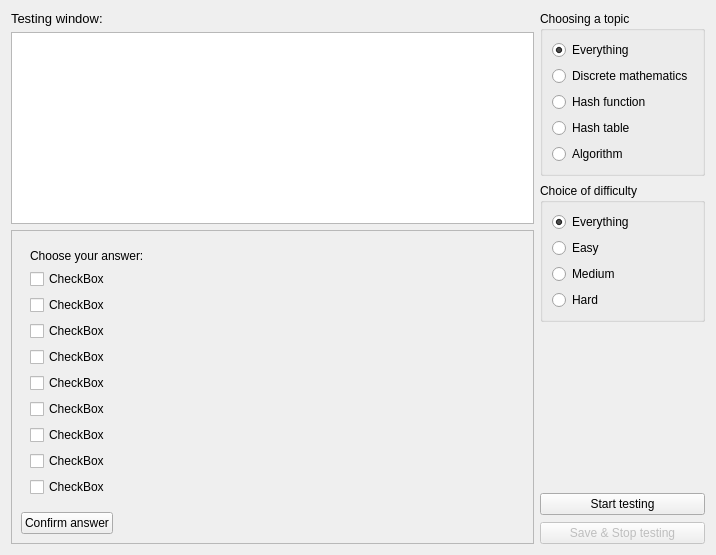
<?xml version="1.0" encoding="UTF-8"?>
<ui version="4.0">
 <class>TestingWidget</class>
 <widget class="QWidget" name="TestingWidget">
  <property name="geometry">
   <rect>
    <x>0</x>
    <y>0</y>
    <width>716</width>
    <height>545</height>
   </rect>
  </property>
  <property name="windowTitle">
   <string>Form</string>
  </property>
  <layout class="QHBoxLayout" name="horizontalLayout">
   <item>
    <layout class="QVBoxLayout" name="leftLayout">
     <item>
      <widget class="QLabel" name="lblTestingWindow">
       <property name="text">
        <string>&lt;html&gt;&lt;head/&gt;&lt;body&gt;&lt;p&gt;&lt;span style=&quot; font-size:10pt;&quot;&gt;Testing window:&lt;/span&gt;&lt;/p&gt;&lt;/body&gt;&lt;/html&gt;</string>
       </property>
       <property name="buddy">
        <cstring>m_testingTextBrowser</cstring>
       </property>
      </widget>
     </item>
     <item>
      <widget class="QTextBrowser" name="m_testingTextBrowser">
       <property name="sizePolicy">
        <sizepolicy hsizetype="MinimumExpanding" vsizetype="MinimumExpanding">
         <horstretch>0</horstretch>
         <verstretch>0</verstretch>
        </sizepolicy>
       </property>
       <property name="font">
        <font>
         <pointsize>16</pointsize>
        </font>
       </property>
      </widget>
     </item>
     <item>
      <widget class="QFrame" name="m_frmConfirm">
       <property name="frameShape">
        <enum>QFrame::StyledPanel</enum>
       </property>
       <property name="frameShadow">
        <enum>QFrame::Raised</enum>
       </property>
       <layout class="QVBoxLayout" name="verticalLayout_6">
        <item>
         <widget class="QStackedWidget" name="m_swInputData">
          <property name="sizePolicy">
           <sizepolicy hsizetype="Preferred" vsizetype="Fixed">
            <horstretch>0</horstretch>
            <verstretch>0</verstretch>
           </sizepolicy>
          </property>
          <property name="frameShape">
           <enum>QFrame::NoFrame</enum>
          </property>
          <property name="frameShadow">
           <enum>QFrame::Plain</enum>
          </property>
          <property name="lineWidth">
           <number>1</number>
          </property>
          <property name="currentIndex">
           <number>0</number>
          </property>
          <widget class="QWidget" name="m_wChoice">
           <layout class="QVBoxLayout" name="verticalLayout_5">
            <item>
             <widget class="QLabel" name="lblChoice">
              <property name="text">
               <string>Choose your answer:</string>
              </property>
             </widget>
            </item>
            <item>
             <widget class="QCheckBox" name="m_cbIndex0">
              <property name="text">
               <string>CheckBox</string>
              </property>
             </widget>
            </item>
            <item>
             <widget class="QCheckBox" name="m_cbIndex1">
              <property name="text">
               <string>CheckBox</string>
              </property>
             </widget>
            </item>
            <item>
             <widget class="QCheckBox" name="m_cbIndex2">
              <property name="text">
               <string>CheckBox</string>
              </property>
             </widget>
            </item>
            <item>
             <widget class="QCheckBox" name="m_cbIndex3">
              <property name="text">
               <string>CheckBox</string>
              </property>
             </widget>
            </item>
            <item>
             <widget class="QCheckBox" name="m_cbIndex4">
              <property name="text">
               <string>CheckBox</string>
              </property>
             </widget>
            </item>
            <item>
             <widget class="QCheckBox" name="m_cbIndex5">
              <property name="text">
               <string>CheckBox</string>
              </property>
             </widget>
            </item>
            <item>
             <widget class="QCheckBox" name="m_cbIndex6">
              <property name="text">
               <string>CheckBox</string>
              </property>
             </widget>
            </item>
            <item>
             <widget class="QCheckBox" name="m_cbIndex7">
              <property name="text">
               <string>CheckBox</string>
              </property>
             </widget>
            </item>
            <item>
             <widget class="QCheckBox" name="m_cbIndex8">
              <property name="text">
               <string>CheckBox</string>
              </property>
             </widget>
            </item>
           </layout>
          </widget>
          <widget class="QWidget" name="m_wIntegerInput">
           <layout class="QVBoxLayout" name="verticalLayout_3">
            <item>
             <widget class="QLabel" name="lblInteger">
              <property name="text">
               <string>Enter an integer number:</string>
              </property>
              <property name="buddy">
               <cstring>m_sbInteger</cstring>
              </property>
             </widget>
            </item>
            <item>
             <widget class="QSpinBox" name="m_sbInteger"/>
            </item>
           </layout>
          </widget>
          <widget class="QWidget" name="m_wDoubleInput">
           <layout class="QVBoxLayout" name="verticalLayout_4">
            <item>
             <widget class="QLabel" name="lblDouble">
              <property name="text">
               <string>Enter a fractional number:</string>
              </property>
              <property name="buddy">
               <cstring>m_sbInteger</cstring>
              </property>
             </widget>
            </item>
            <item>
             <widget class="QDoubleSpinBox" name="m_sbDouble"/>
            </item>
           </layout>
          </widget>
         </widget>
        </item>
        <item>
         <layout class="QHBoxLayout" name="confirmLayout">
          <item>
           <widget class="QPushButton" name="m_pbConfirm">
            <property name="text">
             <string>Confirm answer</string>
            </property>
           </widget>
          </item>
          <item>
           <spacer name="horizontalSpacer">
            <property name="orientation">
             <enum>Qt::Horizontal</enum>
            </property>
            <property name="sizeHint" stdset="0">
             <size>
              <width>40</width>
              <height>20</height>
             </size>
            </property>
           </spacer>
          </item>
         </layout>
        </item>
       </layout>
      </widget>
     </item>
    </layout>
   </item>
   <item>
    <layout class="QVBoxLayout" name="rightLayout">
     <property name="spacing">
      <number>7</number>
     </property>
     <property name="sizeConstraint">
      <enum>QLayout::SetDefaultConstraint</enum>
     </property>
     <property name="leftMargin">
      <number>0</number>
     </property>
     <property name="topMargin">
      <number>0</number>
     </property>
     <property name="rightMargin">
      <number>0</number>
     </property>
     <property name="bottomMargin">
      <number>0</number>
     </property>
     <item>
      <widget class="QGroupBox" name="m_gbTopics">
       <property name="minimumSize">
        <size>
         <width>0</width>
         <height>0</height>
        </size>
       </property>
       <property name="title">
        <string>Choosing a topic</string>
       </property>
       <layout class="QVBoxLayout" name="verticalLayout">
        <item>
         <widget class="QRadioButton" name="m_rbAllTopics">
          <property name="text">
           <string>Everything</string>
          </property>
          <property name="checked">
           <bool>true</bool>
          </property>
         </widget>
        </item>
        <item>
         <widget class="QRadioButton" name="m_rbDiscreteMathematics">
          <property name="text">
           <string>Discrete mathematics</string>
          </property>
          <property name="checked">
           <bool>false</bool>
          </property>
         </widget>
        </item>
        <item>
         <widget class="QRadioButton" name="m_rbHashFunction">
          <property name="text">
           <string>Hash function</string>
          </property>
         </widget>
        </item>
        <item>
         <widget class="QRadioButton" name="m_rbHashTable">
          <property name="text">
           <string>Hash table</string>
          </property>
         </widget>
        </item>
        <item>
         <widget class="QRadioButton" name="m_rbAlgorithm">
          <property name="text">
           <string>Algorithm</string>
          </property>
         </widget>
        </item>
       </layout>
      </widget>
     </item>
     <item>
      <widget class="QGroupBox" name="m_gbDifficulty">
       <property name="title">
        <string>Choice of difficulty</string>
       </property>
       <layout class="QVBoxLayout" name="verticalLayout_2">
        <item>
         <widget class="QRadioButton" name="m_rbAllDifficulties">
          <property name="text">
           <string>Everything</string>
          </property>
          <property name="checked">
           <bool>true</bool>
          </property>
         </widget>
        </item>
        <item>
         <widget class="QRadioButton" name="m_rbEasy">
          <property name="text">
           <string>Easy</string>
          </property>
         </widget>
        </item>
        <item>
         <widget class="QRadioButton" name="m_rbMedium">
          <property name="text">
           <string>Medium</string>
          </property>
         </widget>
        </item>
        <item>
         <widget class="QRadioButton" name="m_rbHard">
          <property name="text">
           <string>Hard</string>
          </property>
         </widget>
        </item>
       </layout>
      </widget>
     </item>
     <item>
      <spacer name="verticalSpacer">
       <property name="orientation">
        <enum>Qt::Vertical</enum>
       </property>
       <property name="sizeHint" stdset="0">
        <size>
         <width>20</width>
         <height>40</height>
        </size>
       </property>
      </spacer>
     </item>
     <item>
      <widget class="QPushButton" name="m_pbStart">
       <property name="text">
        <string>Start testing</string>
       </property>
      </widget>
     </item>
     <item>
      <widget class="QPushButton" name="m_pbStop">
       <property name="enabled">
        <bool>false</bool>
       </property>
       <property name="text">
        <string>Save &amp;&amp; Stop testing</string>
       </property>
      </widget>
     </item>
    </layout>
   </item>
  </layout>
 </widget>
 <tabstops>
  <tabstop>m_testingTextBrowser</tabstop>
  <tabstop>m_pbStart</tabstop>
  <tabstop>m_pbStop</tabstop>
  <tabstop>m_sbInteger</tabstop>
  <tabstop>m_pbConfirm</tabstop>
  <tabstop>m_rbAllTopics</tabstop>
  <tabstop>m_rbDiscreteMathematics</tabstop>
  <tabstop>m_rbHashFunction</tabstop>
  <tabstop>m_rbHashTable</tabstop>
  <tabstop>m_rbAlgorithm</tabstop>
  <tabstop>m_rbAllDifficulties</tabstop>
  <tabstop>m_rbEasy</tabstop>
  <tabstop>m_rbMedium</tabstop>
  <tabstop>m_rbHard</tabstop>
  <tabstop>m_sbDouble</tabstop>
 </tabstops>
 <resources/>
 <connections/>
</ui>
